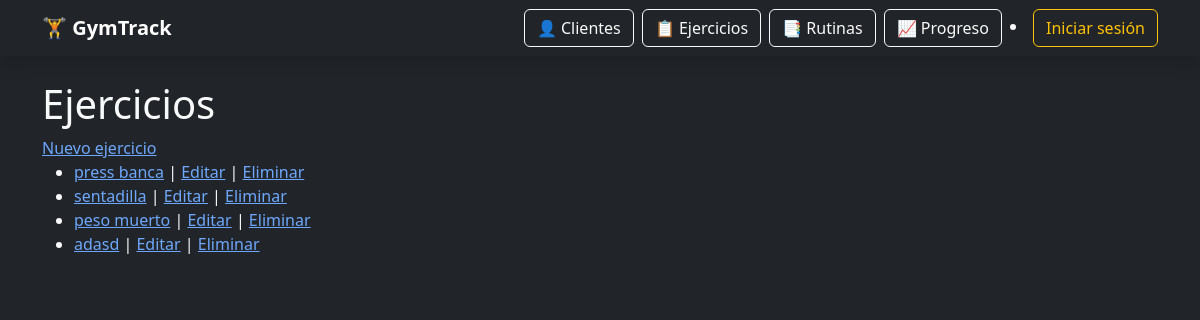
The page / on the database its author committed.
### ejercicios/models.py (models this page shows, shortened)
class Ejercicio(models.Model):
    nombre = models.CharField(max_length=100)
    descripcion = models.TextField()
    grupo_muscular = models.CharField(max_length=100)
    variante = models.CharField(max_length=100, blank=True)

### ejercicios/views.py (the view)
# urls.py: path("", EjercicioListaView.as_view(), name="lista"),
class EjercicioListaView(ListView):
    model = Ejercicio
    template_name = "ejercicios/lista.html"
    context_object_name = "ejercicios"

### ejercicios/templates/ejercicios/lista.html (shortened to what this page needs)
{% extends "base.html" %}
{% block content %}
<body>
    <h1>Ejercicios</h1>
    <a href="{% url 'ejercicios:crear' %}">Nuevo ejercicio</a>
    <ul>
        {% for ejercicio in ejercicios %}
            <li>
                <a href="{% url 'ejercicios:detalle' ejercicio.pk %}">{{ ejercicio.nombre }}</a>
                |
                <a href="{% url 'ejercicios:editar' ejercicio.pk %}">Editar</a>
                |
                <a href="{% url 'ejercicios:eliminar' ejercicio.pk %}">Eliminar</a>
            </li>
        {% empty %}
            <li>No hay ejercicios cargados.</li>
        {% endfor %}
    </ul>
</body>
</html>
    {% endblock %}

### rows shown on the page
Ejercicio: nombre "press banca"
Ejercicio: nombre "sentadilla"
Ejercicio: nombre "peso muerto"
Ejercicio: nombre "adasd"
